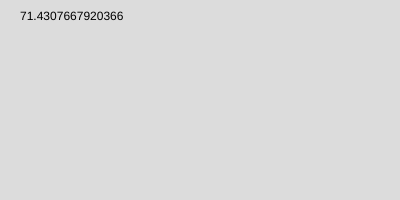
Frame 1 (no input)
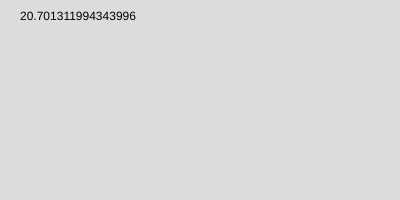
Frame 2 (the mouse pressed at the canvas centre, redrawn once)

The p5.js sketch that drew these frames (run headless with seeded random() and noise() and a simulated clock; the mouse was pressed at the canvas centre and the sketch redrawn once):

// p5.js sketch
// ── sketch.js
function setup() {
  createCanvas(400, 200);
}

function draw() {
  background(220);

  //let naam = random getal tussen de 100
  let score = random(100);
  //noLoop naam doet de naam van de variabelen 1x een getal weergeven en niet continue een ander cijfer
  noLoop (score);
  //text geeft de variable score aan op positie 20, 20
  text (score,20,20)
  
  if (score >= 90 ){
    console.log("Uitstkend!");
  }

  if (score >= 70 && score <= 89){
      console.log("Goed Gedaan!")
    }

  if (score >= 50 && score <= 69){
      console.log("Voldoende!")
    }

  if (score <= 59){
      console.log("Onvoeldoende")
    }
  }
